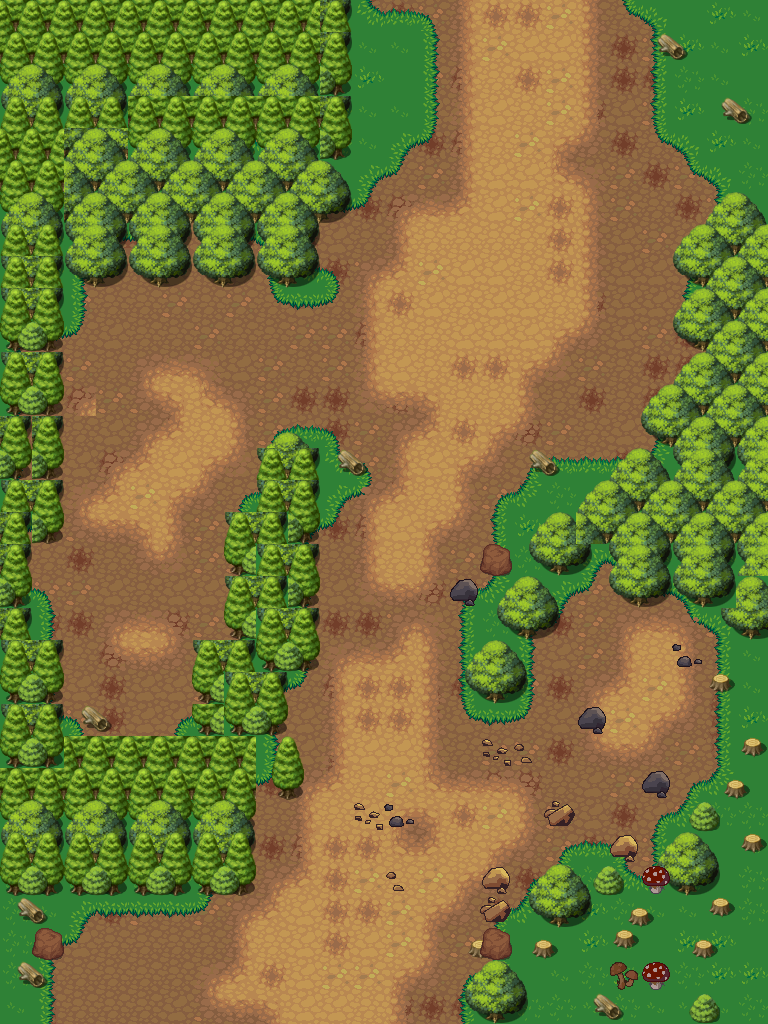

This is a level from a 2D game, rendered from its Tiled map with the project's own tilesets. A one-line summary and the map file follow, with tile-layer data summarised:
An orthogonal 24x32 tile map with 32x32 px tiles, 6 tile layers (Kachelebene 4, Kachelebene 2, Kachelebene 3, Kachelebene 1, ...), 2 tilesets and 2 objects.

<map version="1.9" tiledversion="1.9.2" orientation="orthogonal" renderorder="right-down" width="24" height="32" tilewidth="32" tileheight="32" infinite="0" nextlayerid="13" nextobjectid="9">
 <tileset firstgid="1" source="../../../tileset/terrain.tsx" />
 <tileset firstgid="484" source="../../../tileset/Plants.tsx" />
 <group id="10" name="Objekte">
  <objectgroup id="11" name="enemies">
   <object id="3" x="543.75" y="172.5">
    <point />
   </object>
   <object id="5" x="438.75" y="23.75" width="211.25" height="42.5">
    <properties>
     <property name="target" value="level2" />
     <property name="type" value="gateway" />
    </properties>
   </object>
  </objectgroup>
 </group>
 <group id="6" name="Boden">
  <layer id="5" name="Kachelebene 4" width="24" height="32">
   <data>[768 cells, 0 non-empty, 0 distinct tile ids]</data>
  </layer>
  <layer id="2" name="Kachelebene 2" width="24" height="32">
   <data>[768 cells, 768 non-empty, 10 distinct tile ids]</data>
  </layer>
  <layer id="4" name="Kachelebene 3" width="24" height="32">
   <data>[768 cells, 406 non-empty, 16 distinct tile ids]</data>
  </layer>
  <layer id="1" name="Kachelebene 1" width="24" height="32">
   <data>[768 cells, 235 non-empty, 16 distinct tile ids]</data>
  </layer>
 </group>
 <group id="7" name="Wald">
  <layer id="9" name="Kachelebene 5" width="24" height="32">
   <data>[768 cells, 314 non-empty, 37 distinct tile ids]</data>
  </layer>
  <layer id="12" name="Kachelebene 6" width="24" height="32">
   <data>[768 cells, 25 non-empty, 11 distinct tile ids]</data>
  </layer>
 </group>
</map>
